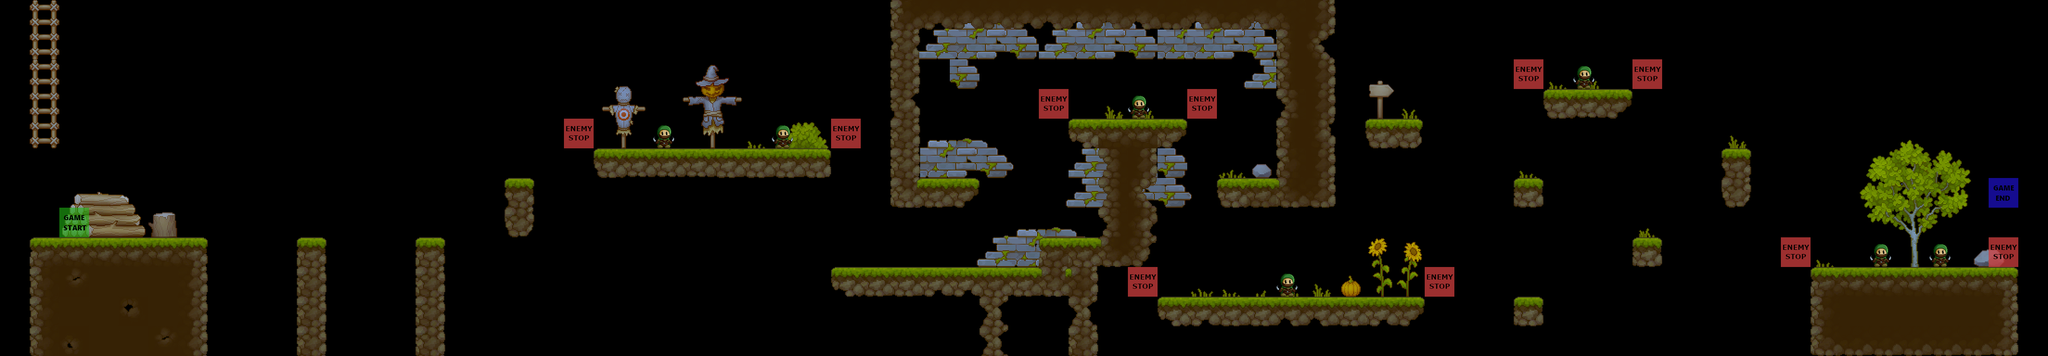

Rendered tile map (Tiled .tmx) drawn with the repository's tilesets; below, a short description and the map source with its tile grids summarised:
An orthogonal 69x12 tile map with 64x64 px tiles, 5 tile layers (decorations, terrain, enemies, constraints, ...), 4 tilesets.

<map version="1.10" tiledversion="1.10.2" orientation="orthogonal" renderorder="right-down" width="69" height="12" tilewidth="64" tileheight="64" infinite="0" nextlayerid="9" nextobjectid="1">
 <editorsettings>
  <export target="level_2..csv" format="csv" />
 </editorsettings>
 <tileset firstgid="1" source="../../graphics/tiles/ground_tilesheet.tsx" />
 <tileset firstgid="257" source="../../graphics/tiles/decorations_tileshseet.tsx" />
 <tileset firstgid="1281" source="../../graphics/tiles/player_setup/player_setup.tsx" />
 <tileset firstgid="1283" source="../../graphics/tiles/enemy_setup/enemy_setup.tsx" />
 <layer id="8" name="decorations" width="69" height="12" locked="1">
  <data>[828 cells, 144 non-empty, 81 distinct tile ids]</data>
 </layer>
 <layer id="1" name="terrain" width="69" height="12">
  <data>[828 cells, 170 non-empty, 60 distinct tile ids]</data>
 </layer>
 <layer id="5" name="enemies" width="69" height="12" locked="1">
  <data>[828 cells, 7 non-empty, 1 distinct tile ids]</data>
 </layer>
 <layer id="6" name="constraints" width="69" height="12" locked="1">
  <data>[828 cells, 10 non-empty, 1 distinct tile ids]</data>
 </layer>
 <layer id="4" name="player" width="69" height="12" locked="1">
  <data>[828 cells, 2 non-empty, 2 distinct tile ids]</data>
 </layer>
</map>